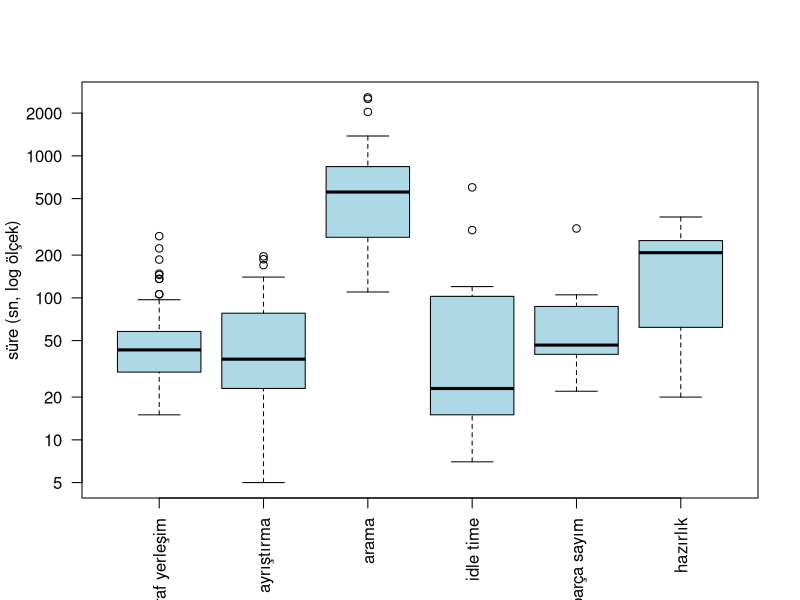
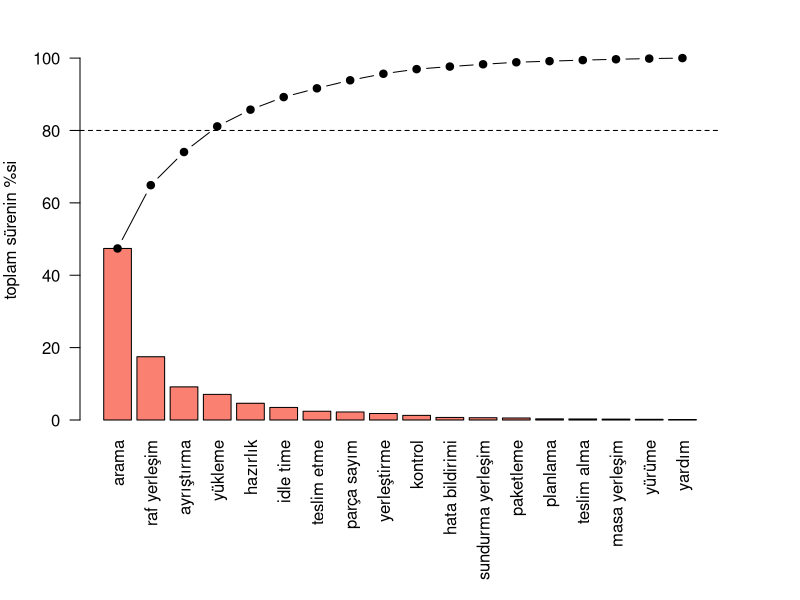
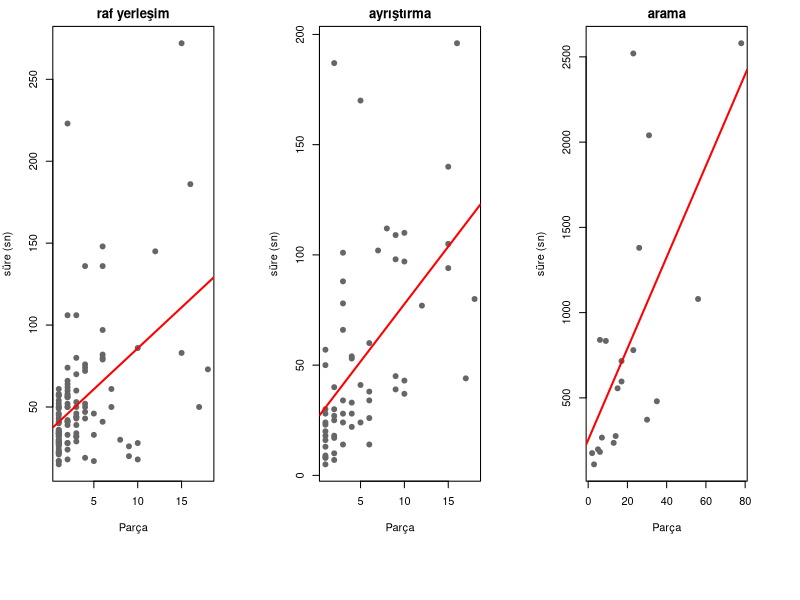
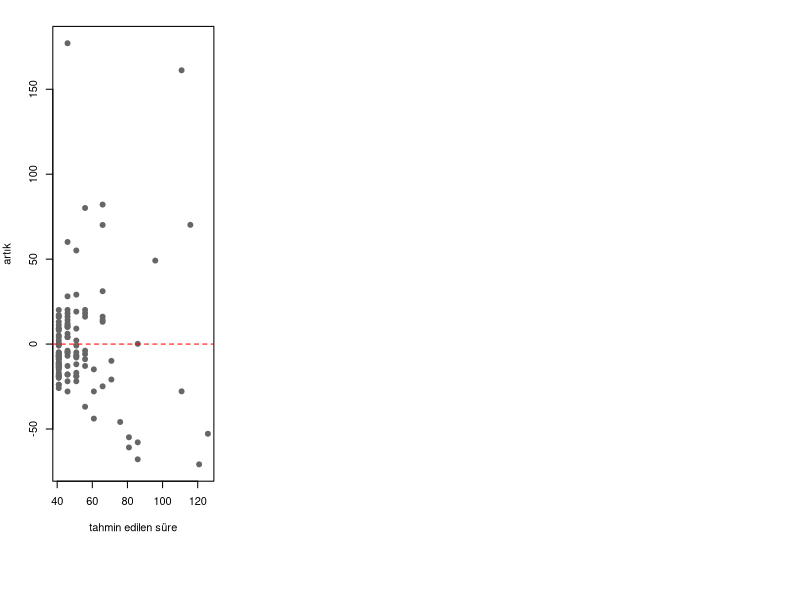
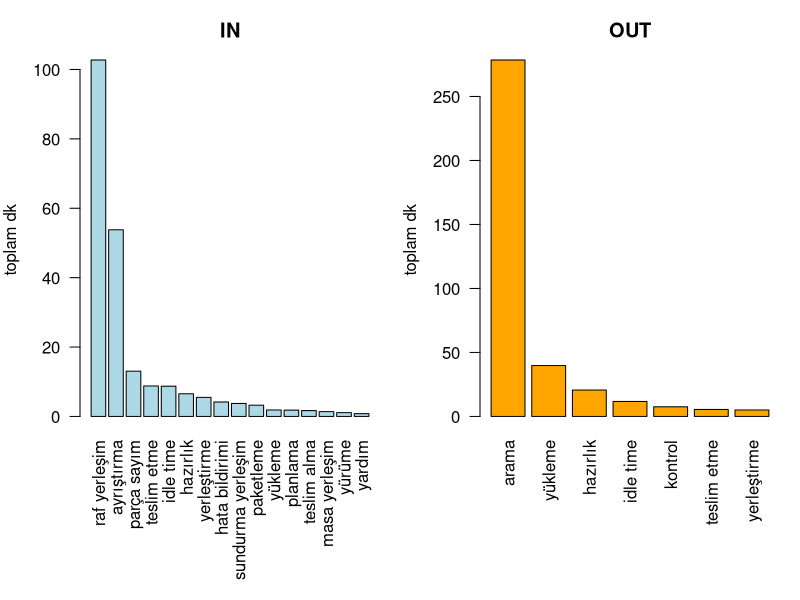

These figures' R source, in order:
## ---- chunk 1
library(readxl)

df <- read_excel("data/TIME_STUDY.xlsx")

# sutun adlarini kisalttim, kodda yazmasi kolay olsun diye
names(df) <- c("tarih", "akis", "yon", "parca", "aktivite", "sure", "parca_turu", "kisi")

nrow(df)
table(df$yon)
## ---- chunk 2
n_gozlem <- tapply(df$sure, df$aktivite, length)
ortalama <- tapply(df$sure, df$aktivite, mean)
medyan   <- tapply(df$sure, df$aktivite, median)
st_sapma <- tapply(df$sure, df$aktivite, sd)

ozet <- data.frame(n = as.numeric(n_gozlem),
                   ortalama = round(ortalama, 1),
                   medyan = as.numeric(medyan),
                   st_sapma = round(st_sapma, 1))
ozet <- ozet[order(-ozet$n), ]

knitr::kable(ozet, caption = "Aktivite bazında özet istatistikler (saniye)")
## ---- chunk 3
#| fig-cap: "En sık gözlenen 6 aktivitenin süre dağılımı (log ölçek)"
top6 <- rownames(ozet)[1:6]
boxplot(sure ~ factor(aktivite, levels = top6),
        data = df[df$aktivite %in% top6, ],
        log = "y", las = 2, col = "lightblue",
        xlab = "", ylab = "süre (sn, log ölçek)")
## ---- chunk 4
toplam <- sort(tapply(df$sure, df$aktivite, sum), decreasing = TRUE)
yuzde <- 100 * toplam / sum(toplam)
kumulatif <- cumsum(yuzde)

pareto_tablo <- data.frame(toplam_dk = round(toplam / 60, 1),
                           yuzde = round(yuzde, 1),
                           kumulatif = round(kumulatif, 1))

knitr::kable(head(pareto_tablo, 6), caption = "Toplam sürenin aktivitelere dağılımı")
## ---- chunk 5
#| fig-cap: "Pareto grafiği: kesikli çizgi %80 sınırı"
par(mar = c(9, 4, 2, 4))
cb <- barplot(yuzde, las = 2, col = "salmon", ylim = c(0, 105),
              ylab = "toplam sürenin %si")
lines(cb, kumulatif, type = "b", pch = 19)
abline(h = 80, lty = 2)
## ---- chunk 6
kayip <- sum(df$sure[df$aktivite %in% c("idle time", "yürüme", "yardım")])
verimli <- sum(df$sure) - kayip
allowance <- kayip / verimli

std_hesap <- function(ad) {
  x <- df$sure[df$aktivite == ad]
  ga <- t.test(x)$conf.int   # %95 guven araligi
  data.frame(aktivite = ad, n = length(x),
             ortalama = round(mean(x), 1),
             ga_alt = round(ga[1], 1), ga_ust = round(ga[2], 1),
             standart_zaman = round(mean(x) * (1 + allowance), 1))
}

st_tablo <- rbind(std_hesap("raf yerleşim"),
                  std_hesap("ayrıştırma"),
                  std_hesap("arama"))

knitr::kable(st_tablo, caption = "Standart zamanlar (sn), allowance = %3.9")
## ---- chunk 7
raf <- df[df$aktivite == "raf yerleşim" & !is.na(df$parca), ]
ayr <- df[df$aktivite == "ayrıştırma" & !is.na(df$parca), ]
ara <- df[df$aktivite == "arama" & !is.na(df$parca), ]

korelasyon <- data.frame(
  aktivite = c("raf yerleşim", "ayrıştırma", "arama"),
  n = c(nrow(raf), nrow(ayr), nrow(ara)),
  korelasyon = round(c(cor(raf$parca, raf$sure),
                       cor(ayr$parca, ayr$sure),
                       cor(ara$parca, ara$sure)), 2))

knitr::kable(korelasyon, caption = "Parça miktarı ile süre arasındaki korelasyon")
## ---- chunk 8
model_raf <- lm(sure ~ parca, data = raf)
model_ayr <- lm(sure ~ parca, data = ayr)
model_ara <- lm(sure ~ parca, data = ara)

# log donusumlu alternatif modeller
model_raf_log <- lm(log(sure) ~ parca, data = raf)
model_ayr_log <- lm(log(sure) ~ parca, data = ayr)
model_ara_log <- lm(log(sure) ~ parca, data = ara)

model_ozet <- function(model, log_model, ad) {
  s <- summary(model)
  data.frame(aktivite = ad,
             katsayi = round(coef(model)[2], 2),
             p_degeri = signif(s$coefficients[2, 4], 2),
             R2 = round(s$r.squared, 2),
             log_R2 = round(summary(log_model)$r.squared, 2))
}

karsilastirma <- rbind(
  model_ozet(model_raf, model_raf_log, "raf yerleşim"),
  model_ozet(model_ayr, model_ayr_log, "ayrıştırma"),
  model_ozet(model_ara, model_ara_log, "arama"))

knitr::kable(karsilastirma, row.names = FALSE,
             caption = "Regresyon modellerinin karşılaştırması")
## ---- chunk 9
summary(model_raf)
## ---- chunk 10
#| fig-cap: "Parça miktarı ile süre ilişkisi (kırmızı: regresyon doğrusu)"
par(mfrow = c(1, 3))
plot(raf$parca, raf$sure, pch = 19, col = "gray40",
     xlab = "Parça", ylab = "süre (sn)", main = "raf yerleşim")
abline(model_raf, col = "red", lwd = 2)
plot(ayr$parca, ayr$sure, pch = 19, col = "gray40",
     xlab = "Parça", ylab = "süre (sn)", main = "ayrıştırma")
abline(model_ayr, col = "red", lwd = 2)
plot(ara$parca, ara$sure, pch = 19, col = "gray40",
     xlab = "Parça", ylab = "süre (sn)", main = "arama")
abline(model_ara, col = "red", lwd = 2)
## ---- chunk 11
#| fig-cap: "Raf yerleşim modeli artık grafiği"
plot(fitted(model_raf), resid(model_raf), pch = 19, col = "gray40",
     xlab = "tahmin edilen süre", ylab = "artık")
abline(h = 0, lty = 2, col = "red")
## ---- chunk 12
#| fig-cap: "Yön bazında toplam süre dağılımı"
par(mfrow = c(1, 2), mar = c(9, 4, 3, 1))
in_t  <- sort(tapply(df$sure[df$yon == "IN"],  df$aktivite[df$yon == "IN"],  sum),
              decreasing = TRUE)
out_t <- sort(tapply(df$sure[df$yon == "OUT"], df$aktivite[df$yon == "OUT"], sum),
              decreasing = TRUE)
barplot(in_t / 60,  las = 2, col = "lightblue", main = "IN",  ylab = "toplam dk")
barplot(out_t / 60, las = 2, col = "orange",    main = "OUT", ylab = "toplam dk")
